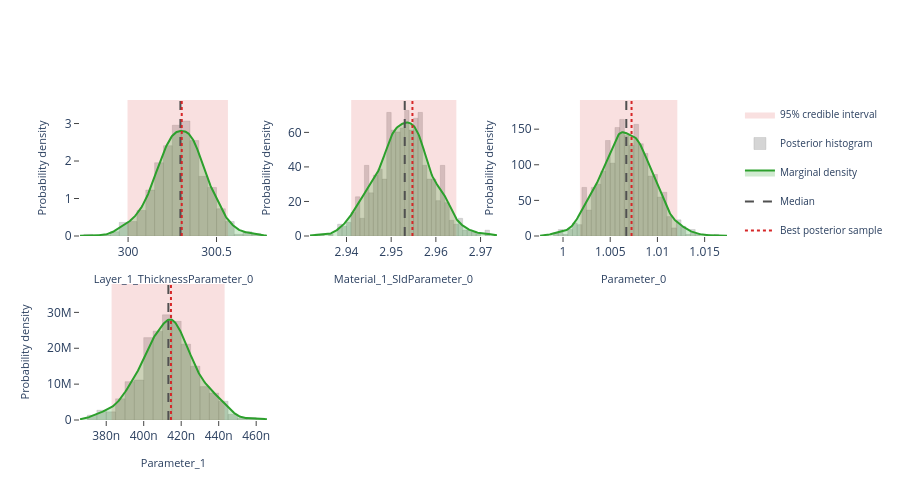

Notebook code cell kept with this figure:
### Markdown cell above
## Interactive posterior plots

The next three cells render the same Plotly figures that are shown on the
Bayesian Posterior tab of the EasyReflectometryApp:

* **Marginals** — per-parameter distribution: histogram + smooth KDE marginal,
  shaded 95% credible interval, and median / best-sample lines
  (`plot_distribution` or `posterior.distribution()`)
* **Corner plot** — pairwise marginals + 2-D contours + scatter (`plot_corner`)
* **Traces** — per-chain trace + marginal histogram (`plot_trace`)

The standalone helpers are called with ``return_figure=True`` so they return a
Plotly ``Figure`` that we render in the notebook with ``fig.show()``; the
``PosteriorResults`` methods return the figure directly.

### Code cell
# ---- Marginal posterior distributions ---------------------------------------
# One panel per free parameter, each overlaying the posterior histogram, a
# smooth Gaussian-KDE marginal, the shaded 95% credible interval, and the
# median / best-sample reference lines.  Mirrors the "Marginals" sub-tab in
# the EasyReflectometryApp.

# The PosteriorResults method passes ``logp`` through automatically so the
# best posterior sample (MAP) line is drawn:
fig = posterior.distribution()
fig.show()

# Standalone equivalent (pass ``logp`` to get the best-sample line):
# fig = plot_distribution(
#     posterior.draws,
#     posterior.param_names,
#     logp=posterior.logp,
#     return_figure=True,
# )
# fig.show()

### Figure 1 — Plotly figure (JSON) as saved in the notebook; plotly's stock layout.template omitted (floating-point values rounded to 4 significant figures; data arrays with more than 128 entries replaced by an {"elided": "..."} marker saying what was removed)
{"data": [{"fill": "toself", "fillcolor": "rgba(214, 39, 40, 0.14)", "hoverinfo": "skip", "legendgroup": "95% credible interval", "line": {"color": "rgba(214, 39, 40, 0.14)", "width": 0}, "mode": "lines", "name": "95% credible interval", "showlegend": true, "type": "scatter", "x": [300.0, 300.6, 300.6, 300.0, 300.0], "xaxis": "x", "y": [0.0, 0.0, 3.628, 3.628, 0.0], "yaxis": "y"}, {"histnorm": "probability density", "hovertemplate": "sample=%{x:.4f}<br>density: %{y:.2f}<extra></extra>", "legendgroup": "histogram", "marker": {"color": "rgba(120, 120, 120, 0.38)", "line": {"color": "rgba(120, 120, 120, 0.24)", "width": 1}}, "name": "Posterior histogram", "nbinsx": 40, "opacity": 0.82, "showlegend": true, "type": "histogram", "x": {"elided": "880 float values"}, "xaxis": "x", "yaxis": "y"}, {"fill": "tozeroy", "fillcolor": "rgba(44, 160, 44, 0.22)", "hovertemplate": "Layer_1_ThicknessParameter_0: %{x:.4f}<br>density: %{y:.4f}<extra></extra>", "legendgroup": "marginal", "line": {"color": "rgb(44, 160, 44)", "width": 2}, "mode": "lines", "name": "Marginal density", "showlegend": true, "type": "scatter", "x": {"elided": "256 float values"}, "xaxis": "x", "y": {"elided": "256 float values"}, "yaxis": "y"}, {"hovertemplate": "Median: %{x:.4f}<extra></extra>", "legendgroup": "Median", "line": {"color": "rgb(80, 80, 80)", "dash": "dash", "width": 2}, "mode": "lines", "name": "Median", "showlegend": true, "type": "scatter", "x": [300.3, 300.3], "xaxis": "x", "y": [0.0, 3.628], "yaxis": "y"}, {"hovertemplate": "Best posterior sample: %{x:.4f}<extra></extra>", "legendgroup": "Best posterior sample", "line": {"color": "rgb(214, 39, 40)", "dash": "dot", "width": 2}, "mode": "lines", "name": "Best posterior sample", "showlegend": true, "type": "scatter", "x": [300.3, 300.3], "xaxis": "x", "y": [0.0, 3.628], "yaxis": "y"}, {"fill": "toself", "fillcolor": "rgba(214, 39, 40, 0.14)", "hoverinfo": "skip", "legendgroup": "95% credible interval", "line": {"color": "rgba(214, 39, 40, 0.14)", "width": 0}, "mode": "lines", "name": "95% credible interval", "showlegend": false, "type": "scatter", "x": [2.941, 2.965, 2.965, 2.941, 2.941], "xaxis": "x2", "y": [0.0, 0.0, 78.75, 78.75, 0.0], "yaxis": "y2"}, {"histnorm": "probability density", "hovertemplate": "sample=%{x:.4f}<br>density: %{y:.2f}<extra></extra>", "legendgroup": "histogram", "marker": {"color": "rgba(120, 120, 120, 0.38)", "line": {"color": "rgba(120, 120, 120, 0.24)", "width": 1}}, "name": "Posterior histogram", "nbinsx": 40, "opacity": 0.82, "showlegend": false, "type": "histogram", "x": {"elided": "880 float values"}, "xaxis": "x2", "yaxis": "y2"}, {"fill": "tozeroy", "fillcolor": "rgba(44, 160, 44, 0.22)", "hovertemplate": "Material_1_SldParameter_0: %{x:.4f}<br>density: %{y:.4f}<extra></extra>", "legendgroup": "marginal", "line": {"color": "rgb(44, 160, 44)", "width": 2}, "mode": "lines", "name": "Marginal density", "showlegend": false, "type": "scatter", "x": {"elided": "256 float values"}, "xaxis": "x2", "y": {"elided": "256 float values"}, "yaxis": "y2"}, {"hovertemplate": "Median: %{x:.4f}<extra></extra>", "legendgroup": "Median", "line": {"color": "rgb(80, 80, 80)", "dash": "dash", "width": 2}, "mode": "lines", "name": "Median", "showlegend": false, "type": "scatter", "x": [2.953, 2.953], "xaxis": "x2", "y": [0.0, 78.75], "yaxis": "y2"}, {"hovertemplate": "Best posterior sample: %{x:.4f}<extra></extra>", "legendgroup": "Best posterior sample", "line": {"color": "rgb(214, 39, 40)", "dash": "dot", "width": 2}, "mode": "lines", "name": "Best posterior sample", "showlegend": false, "type": "scatter", "x": [2.955, 2.955], "xaxis": "x2", "y": [0.0, 78.75], "yaxis": "y2"}, {"fill": "toself", "fillcolor": "rgba(214, 39, 40, 0.14)", "hoverinfo": "skip", "legendgroup": "95% credible interval", "line": {"color": "rgba(214, 39, 40, 0.14)", "width": 0}, "mode": "lines", "name": "95% credible interval", "showlegend": false, "type": "scatter", "x": [1.002, 1.012, 1.012, 1.002, 1.002], "xaxis": "x3", "y": [0.0, 0.0, 190.9, 190.9, 0.0], "yaxis": "y3"}, {"histnorm": "probability density", "hovertemplate": "sample=%{x:.4f}<br>density: %{y:.2f}<extra></extra>", "legendgroup": "histogram", "marker": {"color": "rgba(120, 120, 120, 0.38)", "line": {"color": "rgba(120, 120, 120, 0.24)", "width": 1}}, "name": "Posterior histogram", "nbinsx": 40, "opacity": 0.82, "showlegend": false, "type": "histogram", "x": {"elided": "880 float values"}, "xaxis": "x3", "yaxis": "y3"}, {"fill": "tozeroy", "fillcolor": "rgba(44, 160, 44, 0.22)", "hovertemplate": "Parameter_0: %{x:.4f}<br>density: %{y:.4f}<extra></extra>", "legendgroup": "marginal", "line": {"color": "rgb(44, 160, 44)", "width": 2}, "mode": "lines", "name": "Marginal density", "showlegend": false, "type": "scatter", "x": {"elided": "256 float values"}, "xaxis": "x3", "y": {"elided": "256 float values"}, "yaxis": "y3"}, {"hovertemplate": "Median: %{x:.4f}<extra></extra>", "legendgroup": "Median", "line": {"color": "rgb(80, 80, 80)", "dash": "dash", "width": 2}, "mode": "lines", "name": "Median", "showlegend": false, "type": "scatter", "x": [1.007, 1.007], "xaxis": "x3", "y": [0.0, 190.9], "yaxis": "y3"}, {"hovertemplate": "Best posterior sample: %{x:.4f}<extra></extra>", "legendgroup": "Best posterior sample", "line": {"color": "rgb(214, 39, 40)", "dash": "dot", "width": 2}, "mode": "lines", "name": "Best posterior sample", "showlegend": false, "type": "scatter", "x": [1.007, 1.007], "xaxis": "x3", "y": [0.0, 190.9], "yaxis": "y3"}, {"fill": "toself", "fillcolor": "rgba(214, 39, 40, 0.14)", "hoverinfo": "skip", "legendgroup": "95% credible interval", "line": {"color": "rgba(214, 39, 40, 0.14)", "width": 0}, "mode": "lines", "name": "95% credible interval", "showlegend": false, "type": "scatter", "x": [3.829e-07, 4.432e-07, 4.432e-07, 3.829e-07, 3.829e-07], "xaxis": "x4", "y": [0.0, 0.0, 37910000.0, 37910000.0, 0.0], "yaxis": "y4"}, {"histnorm": "probability density", "hovertemplate": "sample=%{x:.4f}<br>density: %{y:.2f}<extra></extra>", "legendgroup": "histogram", "marker": {"color": "rgba(120, 120, 120, 0.38)", "line": {"color": "rgba(120, 120, 120, 0.24)", "width": 1}}, "name": "Posterior histogram", "nbinsx": 40, "opacity": 0.82, "showlegend": false, "type": "histogram", "x": {"elided": "880 float values"}, "xaxis": "x4", "yaxis": "y4"}, {"fill": "tozeroy", "fillcolor": "rgba(44, 160, 44, 0.22)", "hovertemplate": "Parameter_1: %{x:.4f}<br>density: %{y:.4f}<extra></extra>", "legendgroup": "marginal", "line": {"color": "rgb(44, 160, 44)", "width": 2}, "mode": "lines", "name": "Marginal density", "showlegend": false, "type": "scatter", "x": {"elided": "256 float values"}, "xaxis": "x4", "y": {"elided": "256 float values"}, "yaxis": "y4"}, {"hovertemplate": "Median: %{x:.4f}<extra></extra>", "legendgroup": "Median", "line": {"color": "rgb(80, 80, 80)", "dash": "dash", "width": 2}, "mode": "lines", "name": "Median", "showlegend": false, "type": "scatter", "x": [4.132e-07, 4.132e-07], "xaxis": "x4", "y": [0.0, 37910000.0], "yaxis": "y4"}, {"hovertemplate": "Best posterior sample: %{x:.4f}<extra></extra>", "legendgroup": "Best posterior sample", "line": {"color": "rgb(214, 39, 40)", "dash": "dot", "width": 2}, "mode": "lines", "name": "Best posterior sample", "showlegend": false, "type": "scatter", "x": [4.145e-07, 4.145e-07], "xaxis": "x4", "y": [0.0, 37910000.0], "yaxis": "y4"}], "layout": {"barmode": "overlay", "height": 500, "legend": {"font": {"size": 10}}, "plot_bgcolor": "white", "showlegend": true, "xaxis": {"anchor": "y", "domain": [0.0, 0.2889], "range": [299.7, 300.8], "showgrid": false, "ticks": "outside", "title": {"font": {"size": 11}, "text": "Layer_1_ThicknessParameter_0"}, "zeroline": false}, "xaxis2": {"anchor": "y2", "domain": [0.3556, 0.6444], "range": [2.932, 2.974], "showgrid": false, "ticks": "outside", "title": {"font": {"size": 11}, "text": "Material_1_SldParameter_0"}, "zeroline": false}, "xaxis3": {"anchor": "y3", "domain": [0.7111, 1.0], "range": [0.9976, 1.017], "showgrid": false, "ticks": "outside", "title": {"font": {"size": 11}, "text": "Parameter_0"}, "zeroline": false}, "xaxis4": {"anchor": "y4", "domain": [0.0, 0.2889], "range": [3.66e-07, 4.657e-07], "showgrid": false, "ticks": "outside", "title": {"font": {"size": 11}, "text": "Parameter_1"}, "zeroline": false}, "xaxis5": {"anchor": "y5", "domain": [0.3556, 0.6444], "showgrid": false, "ticks": "outside", "zeroline": false}, "xaxis6": {"anchor": "y6", "domain": [0.7111, 1.0], "showgrid": false, "ticks": "outside", "zeroline": false}, "yaxis": {"anchor": "x", "domain": [0.575, 1.0], "range": [0.0, 3.628], "showgrid": false, "ticks": "outside", "title": {"font": {"size": 11}, "text": "Probability density"}, "zeroline": false}, "yaxis2": {"anchor": "x2", "domain": [0.575, 1.0], "range": [0.0, 78.75], "showgrid": false, "ticks": "outside", "title": {"font": {"size": 11}, "text": "Probability density"}, "zeroline": false}, "yaxis3": {"anchor": "x3", "domain": [0.575, 1.0], "range": [0.0, 190.9], "showgrid": false, "ticks": "outside", "title": {"font": {"size": 11}, "text": "Probability density"}, "zeroline": false}, "yaxis4": {"anchor": "x4", "domain": [0.0, 0.425], "range": [0.0, 37910000.0], "showgrid": false, "ticks": "outside", "title": {"font": {"size": 11}, "text": "Probability density"}, "zeroline": false}, "yaxis5": {"anchor": "x5", "domain": [0.0, 0.425], "showgrid": false, "ticks": "outside", "zeroline": false}, "yaxis6": {"anchor": "x6", "domain": [0.0, 0.425], "showgrid": false, "ticks": "outside", "zeroline": false}}}
